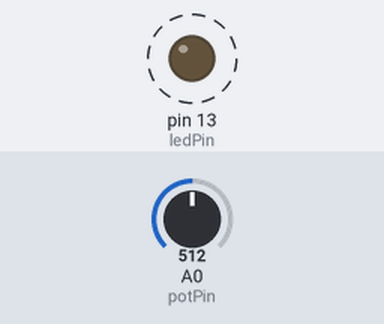
Recording of a sketch running on a simulated Arduino Uno, built with avr-gcc and run on an emulated ATmega328P. Parts: output pins drawn as LEDs (lit = HIGH). Dashed ring = blinking. The test bench sets the inputs (shaded band); at power-on: A0 (potPin) = 512.

Above: at 1.8 s.
1.9 s: A0 (potPin) set to 0
At 3.0 s:
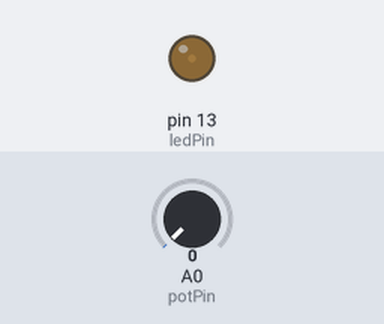
3.6 s: A0 (potPin) set to 122
At 3.9 s:
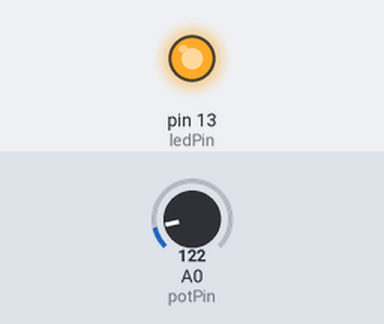
Timing chart, 0 to 13.1 s (numbered marks = the images above; inputs shaded):
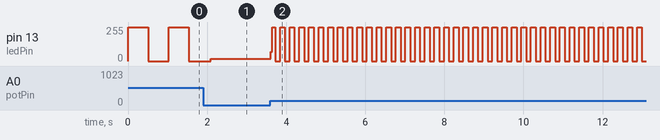

The sketch:

blink_with_pot.ino
```cpp
int potPin = A0;
int ledPin = 13;
int val;
void setup() {
pinMode(ledPin, OUTPUT);
pinMode(potPin, INPUT);
}
void loop() {
val = analogRead(potPin);
digitalWrite(ledPin, HIGH);
delay(val);
digitalWrite(ledPin, LOW);
delay(val);
}
```

Measured:
- after the input at 3.6 s, pin 13 (ledPin): 16/255 → 69/255 at once, then moves between 0/255 and 255/255, repeating every 0.24 s
- by itself, pin 13 (ledPin): alternates 255/255 for 0.51 s and 0/255 for 0.51 s
